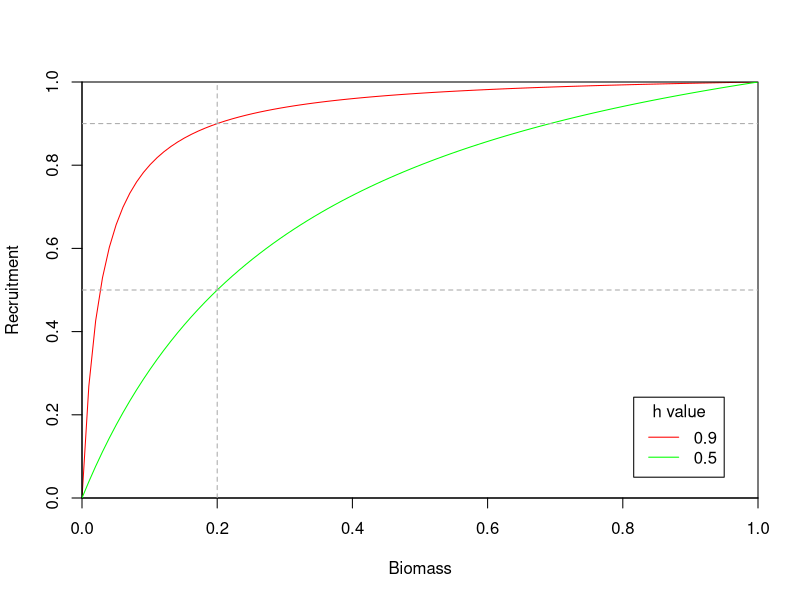

This figure's R source:
## ---- chunk 1
knitr::opts_chunk$set(echo = TRUE)
library(testthat)
## ---- chunk 2

LengthWeight <- function(L,a,b){
  W = a*L^b
  return(W)
  
  
  }


# Test function
library(testthat)

expect_equal(round(LengthWeight(L = 30, a = 0.0002 , b = 3.05),6), 6.401029)

#Test passes
# Needed to fix output digits to pass


## ---- chunk 3
VonBert <- function(age,k,Linfinity,t0){
  
  L <- Linfinity*(1- exp(-k*(age-t0))) #calculate L based on VB eq
  return(L)  #return Length
  
}

VonBert(age  = 5, k = 0.2, Linfinity = 80, t0 = -0.2)


#Test function
expect_equal(round(VonBert(age  = 5, k = 0.2, Linfinity = 80, t0 = -0.2)
,2),51.72 )

#Test passses
## ---- chunk 4

AgeSquare <- function(ages){
  
  nages <- length(ages) #check length
  squaredages <- vector(length = nages) #Create vector of correct length
  
  
  for(i in 1:nages){ #create loop
    squaredages[i] <- ages[i]^2 #stoare ith age squared
  }
  
  return(squaredages)
  
}

#test function
expect_equal(AgeSquare(ages=1:10),c(1:10)^2) #check values

expect_length(AgeSquare(ages=1:10),10) # check length

## ---- chunk 5

AgeLengths <- function(ages,k,Linfinity,t0){
  
  nages<- length(ages)
  lengthanswer <- vector(length = nages) #check length

  
  for(i in 1:nages){ #create loop
    lengthanswer[i] <- VonBert(age = ages[i],k = k,Linfinity = Linfinity, t0 = t0) #stoare ith age squared
  }
  
  return(lengthanswer)
  
}

AgeLengths(ages=1:10, k=0.2, Linfinity=80, t0=-0.2)


#test function
#Expected output
# [1] 17.06977 28.47709 37.81661 45.46316 51.72363 56.84926 61.04578 64.48160
# 67.29461 69.59770
AgeLengths(ages=1:10, k=0.2, Linfinity=80, t0=-0.2)

## ---- chunk 6

AgeValues <- function(age.vec,k,Linfinity,t0, a, b){
  
  nages <- length(age.vec)
  lengths <- vector(length = nages) #create output vec for length
  weights <- vector(length = nages) #create output vec for weight
  
  for(i in 1:nages){
    lengths[i] <- VonBert(age = age.vec[i],k = k, Linfinity = Linfinity,t0=t0)
    weights[i] <- LengthWeight(L = lengths[i], a = a, b = b)
  } #loop over ages calculating L and W 


  
  return(list(lengths=lengths, weights=weights)) # return values
  
  
  }

AgeValues(age.vec=0:5, a=0.0002, b=3.05, k=0.2, Linfinity=80, t0=-0.2)

#Expected output
# > AgeValues(age.vec=0:5, a=0.0002, b=3.05, k=0.2, Linfinity=80, t0=-0.2)
# $lengths
# [1] 3.136845 17.069771 28.477086 37.816606 45.463158 51.723625
# $weights
# [1] 0.006536327 1.146369107 5.460613369 12.970650946 22.745305722 33.711751572

## ---- chunk 7

BevHolt <- function(h,R0,S0){
  
  Svec <- vector(length = 100)
  Rvec <- vector(length = 100)
  
  alpha <- ((1-h)/(4*h*R0))*S0
  beta <- (5*h-1)/(4*h*R0)
  
  Svec <- seq(from = 0, to = S0, length.out = 100)
  
  for(i in 1:length(Svec)){
    Rvec[i] <- Svec[i]/(alpha + beta*Svec[i])
  }

  return(list(Rvec=Rvec, Svec=Svec))
}

BevHolt(h=0.9,R0=1,S0=1)

x<-BevHolt(h=0.9,R0=1,S0=1)$Svec
y1<- BevHolt(h=0.9,R0=1,S0=1)$Rvec
y2<- BevHolt(h=0.5,R0=1,S0=1)$Rvec

plot(x=x, y=y1, type="l", xaxs="i", yaxs="i",col="red",xlab = "Biomass",ylab="Recruitment")
lines(x=x,y=y2,col="green")
legend('bottomright',inset=0.05,c("0.9","0.5"),lty=1,col=c("red","green"),title="h value")
abline(v = 0.2,lty=2,col="darkgrey")
abline(h = c(0.5,0.9),lty=2,col="darkgrey")



## ---- chunk 8

LogSel <- function(Lvec,L50,L95){ #define function
  
  s <- vector(length = length(Lvec)) #create output vec == input
  
  
  s<- 1/(1 + exp(-log(19)*((Lvec-L50)/(L95-L50))))#calculate selectvity
  
  return(s)
  
}


testthat::expect_equal(LogSel(55,40,60), 0.900995) #Test with single value


#test with a vector
test_vec <- seq(40,60,3)
LogSel(Lvec = test_vec, L50 = 40, L95 = 60)
